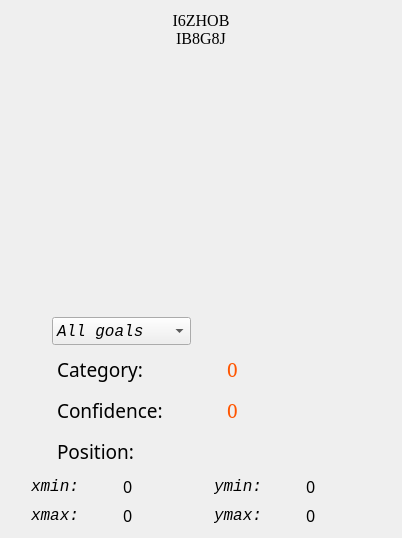
          <widget class="QWidget" name="Page_result">
           <layout class="QVBoxLayout" name="verticalLayout_2">
            <item>
             <widget class="QLabel" name="label_website">
              <property name="minimumSize">
               <size>
                <width>0</width>
                <height>30</height>
               </size>
              </property>
              <property name="font">
               <font>
                <family>Times new roman</family>
                <pointsize>12</pointsize>
                <italic>false</italic>
                <bold>false</bold>
               </font>
              </property>
              <property name="styleSheet">
               <string notr="true">QLabel{font: 12pt &quot;Times new roman&quot;;}</string>
              </property>
              <property name="text">
               <string>&lt;html&gt;&lt;head/&gt;&lt;body&gt;&lt;p&gt;I6ZHOB&lt;br/&gt;IB8G8J&lt;/p&gt;&lt;/body&gt;&lt;/html&gt;</string>
              </property>
              <property name="alignment">
               <set>Qt::AlignCenter</set>
              </property>
             </widget>
            </item>
            <item>
             <widget class="QLabel" name="label">
              <property name="minimumSize">
               <size>
                <width>0</width>
                <height>10</height>
               </size>
              </property>
              <property name="maximumSize">
               <size>
                <width>16777215</width>
                <height>10</height>
               </size>
              </property>
              <property name="text">
               <string/>
              </property>
             </widget>
            </item>
            <item>
             <layout class="QVBoxLayout" name="verticalLayout">
              <item>
               <widget class="QLabel" name="label_bar">
                <property name="minimumSize">
                 <size>
                  <width>380</width>
                  <height>240</height>
                 </size>
                </property>
                <property name="maximumSize">
                 <size>
                  <width>380</width>
                  <height>240</height>
                 </size>
                </property>
                <property name="layoutDirection">
                 <enum>Qt::LeftToRight</enum>
                </property>
                <property name="text">
                 <string/>
                </property>
                <property name="margin">
                 <number>5</number>
                </property>
               </widget>
              </item>
             </layout>
            </item>
            <item>
             <layout class="QHBoxLayout" name="Layout_obj">
              <property name="topMargin">
               <number>0</number>
              </property>
              <property name="rightMargin">
               <number>200</number>
              </property>
              <item>
               <widget class="QLabel" name="label_picSelect">
                <property name="minimumSize">
                 <size>
                  <width>30</width>
                  <height>30</height>
                 </size>
                </property>
                <property name="maximumSize">
                 <size>
                  <width>35</width>
                  <height>35</height>
                 </size>
                </property>
                <property name="styleSheet">
                 <string notr="true">border-image: url(:/images/icons/selection.png);</string>
                </property>
                <property name="text">
                 <string/>
                </property>
               </widget>
              </item>
              <item>
               <widget class="QComboBox" name="comboBox_select">
                <property name="minimumSize">
                 <size>
                  <width>0</width>
                  <height>24</height>
                 </size>
                </property>
                <property name="maximumSize">
                 <size>
                  <width>150</width>
                  <height>28</height>
                 </size>
                </property>
                <property name="font">
                 <font>
                  <family>Consolas</family>
                  <pointsize>12</pointsize>
                  <italic>true</italic>
                  <bold>false</bold>
                 </font>
                </property>
                <property name="focusPolicy">
                 <enum>Qt::ClickFocus</enum>
                </property>
                <property name="currentText">
                 <string>All goals</string>
                </property>
                <property name="iconSize">
                 <size>
                  <width>36</width>
                  <height>36</height>
                 </size>
                </property>
                <item>
                 <property name="text">
                  <string>All goals</string>
                 </property>
                </item>
               </widget>
              </item>
             </layout>
            </item>
            <item>
             <layout class="QHBoxLayout" name="Layout_cls">
              <item>
               <widget class="QLabel" name="label_picResult">
                <property name="minimumSize">
                 <size>
                  <width>35</width>
                  <height>35</height>
                 </size>
                </property>
                <property name="maximumSize">
                 <size>
                  <width>40</width>
                  <height>40</height>
                 </size>
                </property>
                <property name="styleSheet">
                 <string notr="true">border-image: url(:/images/icons/result.png);</string>
                </property>
                <property name="text">
                 <string/>
                </property>
               </widget>
              </item>
              <item>
               <widget class="QLabel" name="label_class">
                <property name="font">
                 <font>
                  <family>华文仿宋</family>
                  <pointsize>14</pointsize>
                 </font>
                </property>
                <property name="text">
                 <string>&lt;html&gt;&lt;head/&gt;&lt;body&gt;&lt;p&gt;Category:&lt;/p&gt;&lt;/body&gt;&lt;/html&gt;</string>
                </property>
               </widget>
              </item>
              <item>
               <widget class="QLabel" name="label_class_result">
                <property name="font">
                 <font>
                  <family>SimSun</family>
                  <pointsize>14</pointsize>
                 </font>
                </property>
                <property name="styleSheet">
                 <string notr="true">color: rgb(255, 85, 0);</string>
                </property>
                <property name="text">
                 <string>0</string>
                </property>
               </widget>
              </item>
             </layout>
            </item>
            <item>
             <layout class="QHBoxLayout" name="Layout_conf">
              <item>
               <widget class="QLabel" name="label_picConf">
                <property name="minimumSize">
                 <size>
                  <width>35</width>
                  <height>35</height>
                 </size>
                </property>
                <property name="maximumSize">
                 <size>
                  <width>40</width>
                  <height>40</height>
                 </size>
                </property>
                <property name="styleSheet">
                 <string notr="true">border-image: url(:/images/icons/Score.png);</string>
                </property>
                <property name="text">
                 <string/>
                </property>
               </widget>
              </item>
              <item>
               <widget class="QLabel" name="label_conf">
                <property name="font">
                 <font>
                  <family>华文仿宋</family>
                  <pointsize>14</pointsize>
                 </font>
                </property>
                <property name="text">
                 <string>&lt;html&gt;&lt;head/&gt;&lt;body&gt;&lt;p&gt;Confidence:&lt;/p&gt;&lt;/body&gt;&lt;/html&gt;</string>
                </property>
               </widget>
              </item>
              <item>
               <widget class="QLabel" name="label_score_result">
                <property name="font">
                 <font>
                  <family>SimSun</family>
                  <pointsize>14</pointsize>
                 </font>
                </property>
                <property name="styleSheet">
                 <string notr="true">color: rgb(255, 85, 0);</string>
                </property>
                <property name="text">
                 <string>0</string>
                </property>
               </widget>
              </item>
             </layout>
            </item>
            <item>
             <layout class="QHBoxLayout" name="Layout_loc">
              <item>
               <widget class="QLabel" name="label_picLocation">
                <property name="minimumSize">
                 <size>
                  <width>35</width>
                  <height>35</height>
                 </size>
                </property>
                <property name="maximumSize">
                 <size>
                  <width>40</width>
                  <height>40</height>
                 </size>
                </property>
                <property name="styleSheet">
                 <string notr="true">border-image: url(:/images/icons/Ordinateur.png);</string>
                </property>
                <property name="text">
                 <string/>
                </property>
               </widget>
              </item>
              <item>
               <widget class="QLabel" name="label_location">
                <property name="font">
                 <font>
                  <family>华文仿宋</family>
                  <pointsize>14</pointsize>
                 </font>
                </property>
                <property name="text">
                 <string>&lt;html&gt;&lt;head/&gt;&lt;body&gt;&lt;p&gt;Position:&lt;/p&gt;&lt;/body&gt;&lt;/html&gt;</string>
                </property>
               </widget>
              </item>
             </layout>
            </item>
            <item>
             <layout class="QHBoxLayout" name="Layout_xymin">
              <property name="leftMargin">
               <number>20</number>
              </property>
              <item>
               <widget class="QLabel" name="label_xmin">
                <property name="font">
                 <font>
                  <family>Consolas</family>
                  <pointsize>12</pointsize>
                  <italic>true</italic>
                  <bold>false</bold>
                 </font>
                </property>
                <property name="text">
                 <string>xmin: </string>
                </property>
               </widget>
              </item>
              <item>
               <widget class="QLabel" name="label_xmin_result">
                <property name="font">
                 <font>
                  <family>SimSun-ExtB</family>
                  <pointsize>12</pointsize>
                 </font>
                </property>
                <property name="text">
                 <string>0</string>
                </property>
               </widget>
              </item>
              <item>
               <widget class="QLabel" name="label_ymin">
                <property name="font">
                 <font>
                  <family>Consolas</family>
                  <pointsize>12</pointsize>
                  <italic>true</italic>
                  <bold>false</bold>
                 </font>
                </property>
                <property name="text">
                 <string>ymin: </string>
                </property>
               </widget>
              </item>
              <item>
               <widget class="QLabel" name="label_ymin_result">
                <property name="font">
                 <font>
                  <family>SimSun-ExtB</family>
                  <pointsize>12</pointsize>
                 </font>
                </property>
                <property name="text">
                 <string>0</string>
                </property>
               </widget>
              </item>
             </layout>
            </item>
            <item>
             <layout class="QHBoxLayout" name="Layout_xymax">
              <property name="leftMargin">
               <number>20</number>
              </property>
              <item>
               <widget class="QLabel" name="label_xmax">
                <property name="font">
                 <font>
                  <family>Consolas</family>
                  <pointsize>12</pointsize>
                  <italic>true</italic>
                  <bold>false</bold>
                 </font>
                </property>
                <property name="text">
                 <string>xmax: </string>
                </property>
               </widget>
              </item>
              <item>
               <widget class="QLabel" name="label_xmax_result">
                <property name="font">
                 <font>
                  <family>SimSun-ExtB</family>
                  <pointsize>12</pointsize>
                 </font>
                </property>
                <property name="text">
                 <string>0</string>
                </property>
               </widget>
              </item>
              <item>
               <widget class="QLabel" name="label_ymax">
                <property name="font">
                 <font>
                  <family>Consolas</family>
                  <pointsize>12</pointsize>
                  <italic>true</italic>
                  <bold>false</bold>
                 </font>
                </property>
                <property name="text">
                 <string>ymax: </string>
                </property>
               </widget>
              </item>
              <item>
               <widget class="QLabel" name="label_ymax_result">
                <property name="font">
                 <font>
                  <family>SimSun-ExtB</family>
                  <pointsize>12</pointsize>
                 </font>
                </property>
                <property name="text">
                 <string>0</string>
                </property>
               </widget>
              </item>
             </layout>
            </item>
           </layout>
          </widget>
